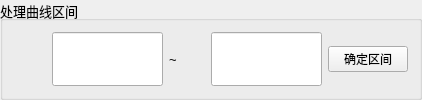
                   <widget class="QGroupBox" name="groupBox_4">
                    <property name="sizePolicy">
                     <sizepolicy hsizetype="Expanding" vsizetype="Expanding">
                      <horstretch>0</horstretch>
                      <verstretch>0</verstretch>
                     </sizepolicy>
                    </property>
                    <property name="font">
                     <font>
                      <family>Arial</family>
                      <pointsize>10</pointsize>
                      <weight>50</weight>
                      <bold>false</bold>
                     </font>
                    </property>
                    <property name="title">
                     <string>处理曲线区间</string>
                    </property>
                    <layout class="QHBoxLayout" name="horizontalLayout_7">
                     <item>
                      <layout class="QHBoxLayout" name="horizontalLayout_14" stretch="0,3,1,3,0">
                       <item>
                        <spacer name="horizontalSpacer_2">
                         <property name="orientation">
                          <enum>Qt::Horizontal</enum>
                         </property>
                         <property name="sizeHint" stdset="0">
                          <size>
                           <width>38</width>
                           <height>19</height>
                          </size>
                         </property>
                        </spacer>
                       </item>
                       <item>
                        <widget class="QLineEdit" name="textEditProcessLeft">
                         <property name="sizePolicy">
                          <sizepolicy hsizetype="Expanding" vsizetype="Expanding">
                           <horstretch>0</horstretch>
                           <verstretch>0</verstretch>
                          </sizepolicy>
                         </property>
                        </widget>
                       </item>
                       <item>
                        <widget class="QLabel" name="label4">
                         <property name="sizePolicy">
                          <sizepolicy hsizetype="Expanding" vsizetype="Expanding">
                           <horstretch>0</horstretch>
                           <verstretch>0</verstretch>
                          </sizepolicy>
                         </property>
                         <property name="text">
                          <string>~</string>
                         </property>
                        </widget>
                       </item>
                       <item>
                        <widget class="QLineEdit" name="textEditProcessRight">
                         <property name="sizePolicy">
                          <sizepolicy hsizetype="Expanding" vsizetype="Expanding">
                           <horstretch>0</horstretch>
                           <verstretch>0</verstretch>
                          </sizepolicy>
                         </property>
                        </widget>
                       </item>
                       <item>
                        <widget class="QPushButton" name="Button_Change_Region">
                         <property name="enabled">
                          <bool>true</bool>
                         </property>
                         <property name="sizePolicy">
                          <sizepolicy hsizetype="Preferred" vsizetype="Fixed">
                           <horstretch>0</horstretch>
                           <verstretch>0</verstretch>
                          </sizepolicy>
                         </property>
                         <property name="minimumSize">
                          <size>
                           <width>60</width>
                           <height>22</height>
                          </size>
                         </property>
                         <property name="font">
                          <font>
                           <family>Arial</family>
                           <pointsize>9</pointsize>
                           <weight>50</weight>
                           <bold>false</bold>
                          </font>
                         </property>
                         <property name="text">
                          <string>确定区间</string>
                         </property>
                        </widget>
                       </item>
                      </layout>
                     </item>
                    </layout>
                   </widget>
